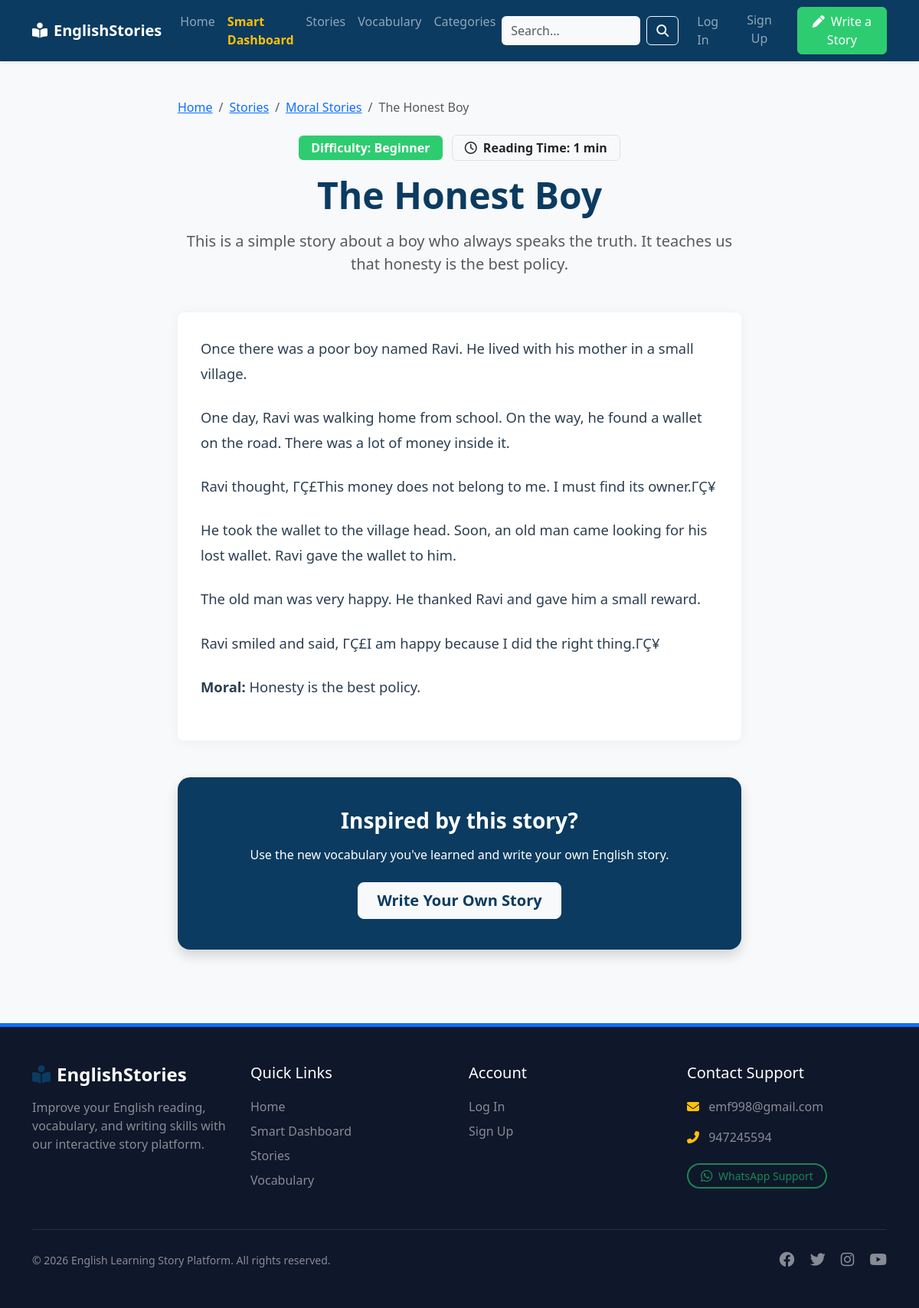
Page /english-learning/story.php?id=1 on the committed database.
### tables this page shows
CREATE TABLE `stories` (
  `id` int(11) NOT NULL AUTO_INCREMENT,
  `title` varchar(255) NOT NULL,
  `slug` varchar(255) NOT NULL,
  `short_description` text DEFAULT NULL,
  `content` longtext DEFAULT NULL,
  `category_id` int(11) DEFAULT NULL,
  `difficulty` enum('Beginner','Intermediate','Advanced') DEFAULT 'Beginner',
  `reading_time` int(11) DEFAULT 5,
  `featured_image` varchar(255) DEFAULT NULL,
  `status` enum('Draft','Published') DEFAULT 'Draft',
  `seo_title` varchar(255) DEFAULT NULL,
  `seo_description` text DEFAULT NULL,
  `created_at` timestamp NOT NULL DEFAULT current_timestamp(),
  `updated_at` timestamp NOT NULL DEFAULT current_timestamp() ON UPDATE current_timestamp(),
  PRIMARY KEY (`id`),
  UNIQUE KEY `slug` (`slug`),
  KEY `category_id` (`category_id`),
  CONSTRAINT `stories_ibfk_1` FOREIGN KEY (`category_id`) REFERENCES `categories` (`id`) ON DELETE SET NULL
);

CREATE TABLE `categories` (
  `id` int(11) NOT NULL AUTO_INCREMENT,
  `name` varchar(100) NOT NULL,
  `slug` varchar(100) NOT NULL,
  `created_at` timestamp NOT NULL DEFAULT current_timestamp(),
  PRIMARY KEY (`id`),
  UNIQUE KEY `slug` (`slug`)
);

### english-learning/includes/functions.php (called while the page is built, shortened)
<?php
function escape($string) {
    return htmlspecialchars($string, ENT_QUOTES, 'UTF-8');
}
?>

### english-learning/story.php (the view, shortened to what this page needs)
<?php
require_once 'config/database.php';
require_once 'includes/functions.php';
$id = isset($_GET['id']) ? (int)$_GET['id'] : 0;
$stmt = $pdo->prepare("
    SELECT s.*, c.name as category_name
    FROM stories s
    LEFT JOIN categories c ON s.category_id = c.id
    WHERE s.id = ? AND s.status = 'Published'
");
$stmt->execute([$id]);
$story = $stmt->fetch();
$content = $story['content'];
include 'includes/header.php';
?>
<div class="container my-5">
    <div class="row justify-content-center">
        <div class="col-lg-8">
            <nav aria-label="breadcrumb" class="mb-4">
                <ol class="breadcrumb">
                    <li class="breadcrumb-item"><a href="index.php">Home</a></li>
                    <li class="breadcrumb-item"><a href="stories.php">Stories</a></li>
                    <li class="breadcrumb-item"><a href="stories.php?category=<?= $story['category_id'] ?>"><?= escape($story['category_name']) ?></a></li>
                    <li class="breadcrumb-item active" aria-current="page"><?= escape($story['title']) ?></li>
                </ol>
            </nav>
            <div class="text-center mb-5">
                <div class="mb-3">
                    <?php if($story['difficulty'] == 'Beginner'): ?>
                        <span class="badge badge-beginner fs-6 px-3 py-2">Difficulty: Beginner</span>
                    <?php elseif($story['difficulty'] == 'Intermediate'): ?>
                        <span class="badge badge-intermediate fs-6 px-3 py-2">Difficulty: Intermediate</span>
                    <?php else: ?>
                        <span class="badge badge-advanced fs-6 px-3 py-2">Difficulty: Advanced</span>
                    <?php endif; ?>
                    <span class="badge bg-light text-dark border fs-6 px-3 py-2 ms-2"><i class="far fa-clock me-1"></i> Reading Time: <?= $story['reading_time'] ?> min</span>
                </div>
                <h1 class="fw-bold display-5 text-primary-custom mb-3"><?= escape($story['title']) ?></h1>
                <?php if($story['short_description']): ?>
                    <p class="lead text-muted"><?= escape($story['short_description']) ?></p>
                <?php endif; ?>
            </div>
            <div class="story-content mb-5">
                <?= $content ?>
            </div>
            <div class="card bg-primary-custom text-white border-0 rounded-4 p-4 mt-5 text-center shadow">
                <div class="card-body">
                    <h3 class="fw-bold mb-3">Inspired by this story?</h3>
                    <p class="mb-4">Use the new vocabulary you've learned and write your own English story.</p>
                    <a href="write-story.php" class="btn btn-light btn-lg text-primary-custom fw-bold px-4">Write Your Own Story</a>
                </div>
            </div>
        </div>
    </div>
</div>
<?php include 'includes/footer.php'; ?>

### english-learning/assets/css/style.css (style rules this page uses)
:root { --primary-color: #0b3b60; --accent-color: #3498db; --success-color: #2ecc71; --bg-color: #f8f9fa; --text-color: #333333; --border-color: #e0e0e0; }
body { background-color: var(--bg-color); color: var(--text-color); font-family: 'Segoe UI', Tahoma, Geneva, Verdana, sans-serif; display: flex; flex-direction: column; }
.bg-primary-custom { background-color: var(--primary-color) !important; }
.text-primary-custom { color: var(--primary-color) !important; }
.badge-beginner { background-color: #2ecc71; color: white; }
.story-content { font-size: 1.15rem; line-height: 1.8; color: #2c3e50; background: white; padding: 30px; border-radius: 8px; box-shadow: 0 2px 15px rgba(0,0,0,0.05); }
.story-content p { margin-bottom: 1.5rem; }

### rows in the picture
stories: category.name "Moral Stories", title "The Honest Boy", reading_time "1", short_description "This is a simple story about a boy who always speaks the truth. It teaches us that honesty is the best policy.", content "Once there was a poor boy named Ravi. He lived with his mother in a small village. One day, Ravi was walking home from school. On the way, he found a wallet on the road. There was a lot of money inside it. Ravi thought, ΓÇ£This money does not belong to me. I must find its owner.ΓÇ¥ He took the wallet to the village head. Soon, an old man came looking for his lost wallet. Ravi gave the wallet to him. The old man was very happy. He thanked Ravi and gave him a small reward. Ravi smiled and said, ΓÇ£I am happy because I did the right thing.ΓÇ¥ Moral: Honesty is the best policy."

### other values in the picture
$c_email "emf998@gmail.com"
$c_phone "947245594"
